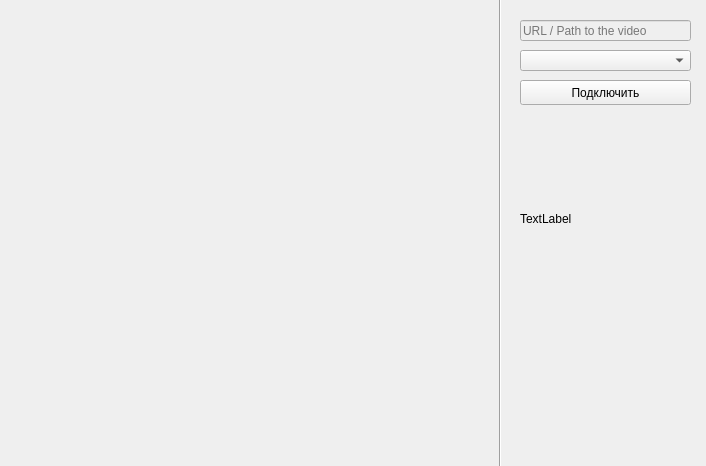
<?xml version="1.0" encoding="UTF-8"?>
<ui version="4.0">
 <class>MainWindow</class>
 <widget class="QMainWindow" name="MainWindow">
  <property name="geometry">
   <rect>
    <x>0</x>
    <y>0</y>
    <width>706</width>
    <height>466</height>
   </rect>
  </property>
  <property name="windowTitle">
   <string>MainWindow</string>
  </property>
  <widget class="QWidget" name="centralwidget">
   <widget class="Line" name="line">
    <property name="geometry">
     <rect>
      <x>490</x>
      <y>-50</y>
      <width>20</width>
      <height>541</height>
     </rect>
    </property>
    <property name="orientation">
     <enum>Qt::Vertical</enum>
    </property>
   </widget>
   <widget class="QLabel" name="label">
    <property name="geometry">
     <rect>
      <x>16</x>
      <y>26</y>
      <width>471</width>
      <height>271</height>
     </rect>
    </property>
    <property name="text">
     <string/>
    </property>
   </widget>
   <widget class="QLineEdit" name="lineEdit">
    <property name="enabled">
     <bool>false</bool>
    </property>
    <property name="geometry">
     <rect>
      <x>520</x>
      <y>20</y>
      <width>171</width>
      <height>21</height>
     </rect>
    </property>
    <property name="placeholderText">
     <string>URL / Path to the video</string>
    </property>
   </widget>
   <widget class="QComboBox" name="comboBox">
    <property name="geometry">
     <rect>
      <x>520</x>
      <y>50</y>
      <width>171</width>
      <height>21</height>
     </rect>
    </property>
    <property name="editable">
     <bool>false</bool>
    </property>
    <property name="currentText">
     <string comment="Номер камеры"/>
    </property>
   </widget>
   <widget class="QPushButton" name="pushButton">
    <property name="geometry">
     <rect>
      <x>520</x>
      <y>80</y>
      <width>171</width>
      <height>25</height>
     </rect>
    </property>
    <property name="text">
     <string>Подключить</string>
    </property>
   </widget>
   <widget class="QWidget" name="widget" native="true">
    <property name="geometry">
     <rect>
      <x>20</x>
      <y>20</y>
      <width>451</width>
      <height>261</height>
     </rect>
    </property>
   </widget>
   <widget class="QLabel" name="label_2">
    <property name="geometry">
     <rect>
      <x>520</x>
      <y>210</y>
      <width>67</width>
      <height>17</height>
     </rect>
    </property>
    <property name="text">
     <string>TextLabel</string>
    </property>
   </widget>
  </widget>
 </widget>
 <resources/>
 <connections/>
</ui>
